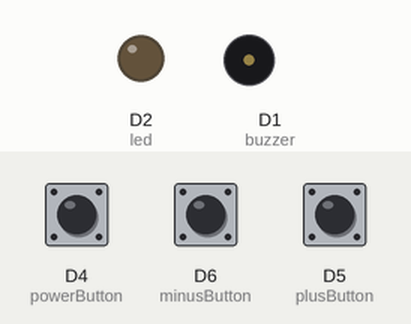
Simulated run of this sketch. Board: ESP8266 (NodeMCU). On the bench: output pins drawn as LEDs (lit = HIGH), buzzer (waves = sounding). Inputs (shaded band) come from the test bench; at power-on: D4 (powerButton) HIGH, D5 (plusButton) HIGH, D6 (minusButton) HIGH. WiFi joins after 1.5 s; servers stay silent unless stated; what the sketch prints to the serial monitor is not drawn.

Above: at 2.7 s.
2.8 s: D4 (powerButton) pulled LOW for 1 s
At 3.1 s:
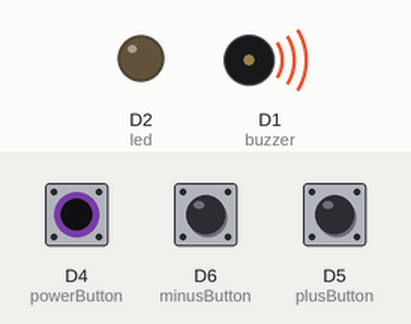
5.3 s: D4 (powerButton) pulled LOW for 0.15 s
At 5.6 s:
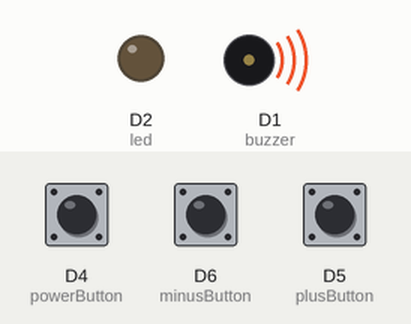
6.9 s: D5 (plusButton) pulled LOW for 1 s
At 7.3 s:
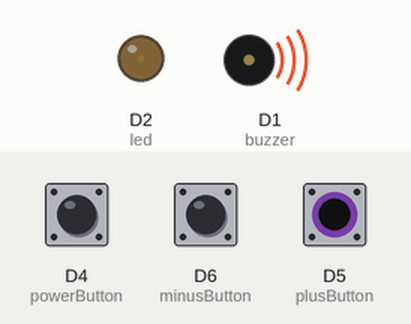
9.4 s: D6 (minusButton) pulled LOW for 1 s
At 9.8 s:
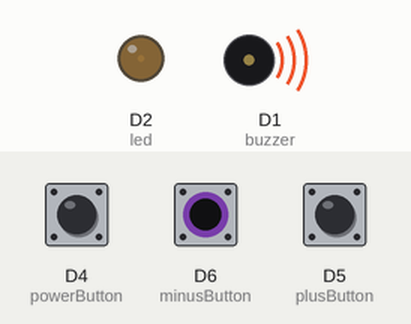
11.9 s: D5 (plusButton) pulled LOW for 0.15 s
At 13.2 s:
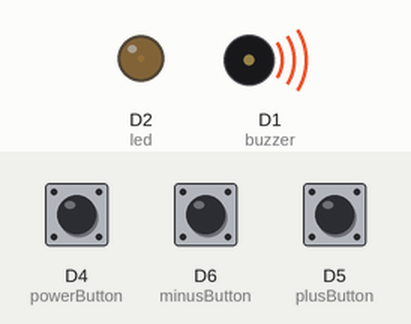
Timing chart, 0 to 14.6 s (numbered marks = the images above; inputs shaded):
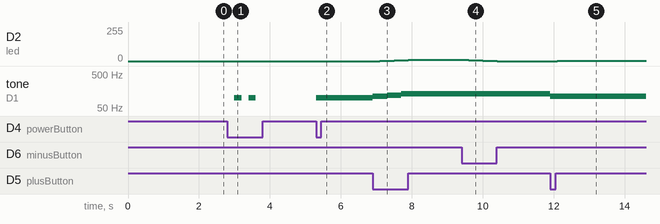

Measured:
- after the input at 2.8 s, tone on D1 (buzzer): alternates 100 Hz for 0.20 s and silent for 0.20 s, 4 changes in all, then stays silent, starting after 0.20 s
- after the input at 5.3 s, tone on D1 (buzzer): silent → 100 Hz at once
- after the input at 6.9 s, D2 (led): 0/255 → 3/255 after 0.20 s, → 6/255 0.40 s later, → 9/255 0.40 s later; tone on D1 (buzzer): 100 Hz → 110 Hz at once, → 120 Hz 0.40 s later, → 130 Hz 0.40 s later
- after the input at 9.4 s, D2 (led): 9/255 → 6/255 after 0.20 s, → 3/255 0.40 s later, → 0/255 0.40 s later
- after the input at 11.9 s, D2 (led): 0/255 → 3/255 after 0.20 s; tone on D1 (buzzer): 130 Hz → 110 Hz at once

The sketch:

posttest2.ino
```cpp
#include <ESP8266WiFi.h>
#include <ESP8266WebServer.h>

const int buzzer = D1;
const int led = D2;
const int plusButton = D5;
const int minusButton = D6;
const int powerButton = D4;

int ledBrightness = 0;
int buzzerTone = 100;
bool isLedLow = false;
bool isPowerOn = true;

const char* ssid = "HUJANPAGIII";
const char* password = "aaaassss";

ESP8266WebServer server(80);
String webpage;

void handleRoot() {
  String ledStatus = String(ledBrightness);
  String buzzerStatus = String(buzzerTone);
  String componentStatus;
  if(isPowerOn == true){
    componentStatus = "ON";
  } else {
    componentStatus = "OFF";
  }
  webpage = "<html><head><title>Monitoring Values</title></head><body>";
  webpage += "<h1>Monitoring Values</h1>";
  webpage += "<p>LED Brightness: " + ledStatus + "</p>";
  webpage += "<p>Buzzer Tone: " + buzzerStatus + "</p>";
  webpage += "<p>Component Status: " + componentStatus + "</p>";
  webpage += "</body></html>";
  server.send(200, "text/html", webpage);
}

void setup() {
  Serial.begin(115200);
  delay(10);

  pinMode(buzzer, OUTPUT);
  pinMode(led, OUTPUT);
  pinMode(plusButton, INPUT_PULLUP);
  pinMode(minusButton, INPUT_PULLUP);
  pinMode(powerButton, INPUT_PULLUP);

  // Connect WiFi
  Serial.println();
  Serial.print("Configuring access point...");

  // Setup WiFi
  WiFi.mode(WIFI_STA);
  WiFi.begin(ssid,password);

  while (WiFi.status() != WL_CONNECTED) {
    delay(500);
    Serial.print(".");
  }

  // Print status Connect
  Serial.println("IP address: ");
  Serial.println(WiFi.localIP());

  server.on("/", handleRoot);
  server.begin();
}

void loop() {
  server.handleClient();

  if (digitalRead(plusButton) == LOW) {
    if (isPowerOn) {
      ledBrightness += 3;
      buzzerTone += 10;
      if (buzzerTone > 2500) {
        buzzerTone = 2500;
      }
      if (ledBrightness > 249) {
        ledBrightness = 249;
      }
      tone(buzzer, buzzerTone);
      delay(200);
      analogWrite(led, ledBrightness);
      delay(200);
    }
  }

  if (digitalRead(minusButton) == LOW) {
    if (isPowerOn) {
      ledBrightness -= 3;
      buzzerTone -= 10;
      if (buzzerTone < 100) {
        buzzerTone = 100;
      }
      if (ledBrightness < 0) {
        ledBrightness = 0;
      }
      delay(200);
      analogWrite(led, ledBrightness);
      delay(200);
    }
  }

  if (digitalRead(powerButton) == LOW) {
    if (isPowerOn) {
      digitalWrite(led, LOW);
      noTone(buzzer);
    } else {
      tone(buzzer, buzzerTone);
      analogWrite(led, ledBrightness);
    }
    isPowerOn = !isPowerOn;
    delay(200);
  }
}
```
